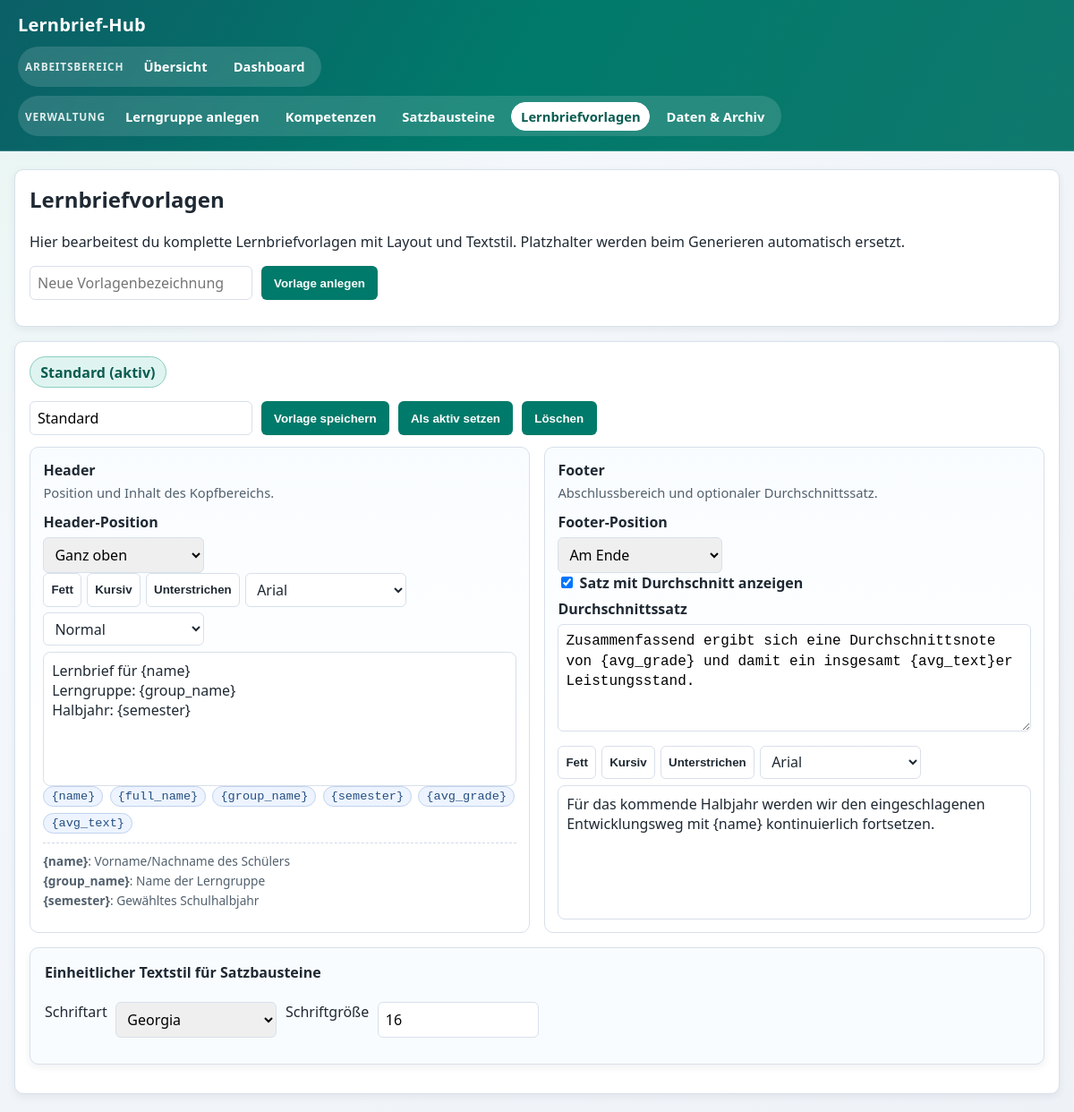
The app's page /letter-templates with its own data.
### tables this page shows
CREATE TABLE letter_templates (
                id INTEGER PRIMARY KEY AUTOINCREMENT,
                name TEXT NOT NULL UNIQUE,
                header_html TEXT NOT NULL,
                footer_html TEXT NOT NULL,
                include_average_sentence INTEGER NOT NULL DEFAULT 1,
                average_sentence_template TEXT NOT NULL,
                header_position TEXT NOT NULL DEFAULT 'top',
                footer_position TEXT NOT NULL DEFAULT 'bottom',
                body_font_family TEXT NOT NULL DEFAULT 'Georgia',
                body_font_size INTEGER NOT NULL DEFAULT 16,
                is_active INTEGER NOT NULL DEFAULT 0
            );

### app.py (the view, shortened to what this page needs)
    @app.route("/letter-templates", methods=["GET", "POST"])
    def letter_templates_editor() -> Any:
        db = get_db()
        templates = db.execute(
            "SELECT * FROM letter_templates ORDER BY id ASC"
        ).fetchall()
        requested_id = int(request.args.get("template_id", "0") or 0)
        selected_template = None
        if requested_id:
            selected_template = next((tpl for tpl in templates if tpl["id"] == requested_id), None)
        if selected_template is None and templates:
            selected_template = next((tpl for tpl in templates if tpl["is_active"] == 1), templates[0])
        return render_template(
            "letter_templates.html",
            templates=templates,
            selected_template=selected_template,
        )

### templates/letter_templates.html (shortened to what this page needs)
{% extends 'base.html' %}
{% block content %}
<section class="panel">
    <h2>Lernbriefvorlagen</h2>
    <p>Hier bearbeitest du komplette Lernbriefvorlagen mit Layout und Textstil. Platzhalter werden beim Generieren automatisch ersetzt.</p>
    <form method="post" class="inline-form">
        <input type="text" name="new_template_name" placeholder="Neue Vorlagenbezeichnung" required>
        <button type="submit">Vorlage anlegen</button>
    </form>
</section>
{% if selected_template %}
<section class="panel">
    <div class="template-tabs" role="tablist" aria-label="Lernbriefvorlagen">
        {% for tpl in templates %}
            <a
                class="template-tab {% if tpl.id == selected_template.id %}active{% endif %}"
                href="{{ url_for('letter_templates_editor', template_id=tpl.id) }}"
            >
                {{ tpl.name }}{% if tpl.is_active %} (aktiv){% endif %}
            </a>
        {% endfor %}
    </div>
    <form method="post" class="template-config-form">
        <div class="inline-form">
            <input type="text" name="name" value="{{ selected_template.name }}" required>
            <button type="submit" name="action" value="save">Vorlage speichern</button>
            <button type="submit" name="action" value="activate">Als aktiv setzen</button>
            <button type="submit" name="action" value="delete" onclick="return confirm('Diese Vorlage wirklich löschen?')">Löschen</button>
        </div>
        <div class="template-config-grid">
            <article class="template-card">
                <h4>Header</h4>
                <p class="template-help">Position und Inhalt des Kopfbereichs.</p>
                <label>Header-Position</label>
                <select name="header_position">
                    <option value="top" {% if selected_template.header_position == 'top' %}selected{% endif %}>Ganz oben</option>
                </select>
                <div class="rich-editor" data-editor="header_html">
                    <div class="rich-toolbar">
                        <button type="button" data-cmd="bold">Fett</button>
                        <button type="button" data-cmd="italic">Kursiv</button>
                        <button type="button" data-cmd="underline">Unterstrichen</button>
                        <select data-cmd="fontName">
                            <option value="Arial">Arial</option>
                        </select>
                        <select data-cmd="fontSize">
                            <option value="3" selected>Normal</option>
                        </select>
                    </div>
                    <div class="rich-content" contenteditable="true">{{ selected_template.header_html|safe }}</div>
                </div>
                <div class="placeholder-chips">
                    <span>{name}</span><span>{full_name}</span><span>{group_name}</span><span>{semester}</span><span>{avg_grade}</span><span>{avg_text}</span>
                </div>
                <div class="placeholder-help-list">
                    <p><strong>{name}</strong>: Vorname/Nachname des Schülers</p>
                    <p><strong>{group_name}</strong>: Name der Lerngruppe</p>
                    <p><strong>{semester}</strong>: Gewähltes Schulhalbjahr</p>
                </div>
            </article>
            <article class="template-card">
                <h4>Footer</h4>
                <p class="template-help">Abschlussbereich und optionaler Durchschnittssatz.</p>
                <label>Footer-Position</label>
                <select name="footer_position">
                    <option value="bottom" {% if selected_template.footer_position == 'bottom' %}selected{% endif %}>Am Ende</option>
                </select>
                <label class="toggle-row">
                    <input type="checkbox" name="include_average_sentence" {% if selected_template.include_average_sentence %}checked{% endif %}>
                    Satz mit Durchschnitt anzeigen
                </label>
                <label>Durchschnittssatz</label>
                <textarea name="average_sentence_template" rows="3" required>{{ selected_template.average_sentence_template }}</textarea>
                <div class="rich-editor" data-editor="footer_html">
                    <div class="rich-toolbar">
                        <button type="button" data-cmd="bold">Fett</button>
                        <button type="button" data-cmd="italic">Kursiv</button>
                        <button type="button" data-cmd="underline">Unterstrichen</button>
                        <select data-cmd="fontName">
                            <option value="Arial">Arial</option>
                        </select>
                    </div>
                    <div class="rich-content" contenteditable="true">{{ selected_template.footer_html|safe }}</div>
                </div>
            </article>
        </div>
        <section class="panel template-layout-panel">
            <h4>Einheitlicher Textstil für Satzbausteine</h4>
            <div class="inline-form">
                <label for="body_font_family">Schriftart</label>
                <select id="body_font_family" name="body_font_family">
                    <option value="Georgia" {% if selected_template.body_font_family == 'Georgia' %}selected{% endif %}>Georgia</option>
                </select>
                <label for="body_font_size">Schriftgröße</label>
                <input id="body_font_size" type="number" name="body_font_size" min="4" max="28" value="{{ selected_template.body_font_size }}">
            </div>
        </section>
    </form>
</section>
{% endif %}
{% endblock %}

### templates/base.html (shortened to what this page needs)
<!doctype html>
<html lang="de">
<head>
    <link rel="stylesheet" href="{{ url_for('static', filename='style.css') }}">
</head>
<body>
    {% set ep = request.endpoint %}
    <header class="topbar">
        <div class="topbar-main">
            <h1>Lernbrief-Hub</h1>
        </div>
        <nav class="topnav" aria-label="Hauptnavigation">
            <div class="nav-group">
                <span class="nav-group-title">Arbeitsbereich</span>
                <a class="nav-pill {% if ep == 'overview' %}active{% endif %}" href="{{ url_for('overview') }}">Übersicht</a>
                <a class="nav-pill {% if ep == 'index' %}active{% endif %}" href="{{ url_for('index') }}">Dashboard</a>
            </div>
            <div class="nav-group">
                <span class="nav-group-title">Verwaltung</span>
                <a class="nav-pill {% if ep == 'new_group' %}active{% endif %}" href="{{ url_for('new_group') }}">Lerngruppe anlegen</a>
                <a class="nav-pill {% if ep == 'competencies' %}active{% endif %}" href="{{ url_for('competencies') }}">Kompetenzen</a>
                <a class="nav-pill {% if ep == 'templates_editor' %}active{% endif %}" href="{{ url_for('templates_editor') }}">Satzbausteine</a>
                <a class="nav-pill {% if ep == 'letter_templates_editor' %}active{% endif %}" href="{{ url_for('letter_templates_editor') }}">Lernbriefvorlagen</a>
                <a class="nav-pill {% if ep == 'data_management' %}active{% endif %}" href="{{ url_for('data_management') }}">Daten & Archiv</a>
            </div>
        </nav>
    </header>
    <main class="container">
        {% block content %}{% endblock %}
    </main>
</body>
</html>

### static/style.css (style rules this page uses)
:root { --bg: #f4f7fb; --panel: #ffffff; --line: #d8e0eb; --text: #1f2933; --muted: #52606d; --primary: #007a6a; --primary-dark: #005e52; --error: #8a1c1c; --success: #1d6b2e; }
* { box-sizing: border-box; }
body { margin: 0; font-family: "Segoe UI", Tahoma, sans-serif; background: radial-gradient(circle at top left, #e6f6f1 0%, var(--bg) 35%, #eef2f7 100%); color: var(--text); }
.topbar { padding: 0.9rem 1.25rem 1rem; background: linear-gradient(120deg, #0b5f66 0%, #007a6a 48%, #0f786d 100%); color: #fff; border-bottom: 1px solid rgba(255, 255, 255, 0.18); }
.topbar-main { display: flex; justify-content: space-between; align-items: center; gap: 0.75rem; margin-bottom: 0.65rem; }
.topbar h1 { margin: 0; font-size: 1.25rem; letter-spacing: 0.01em; }
.topnav { display: flex; flex-wrap: wrap; gap: 0.65rem; }
.nav-group { display: flex; align-items: center; gap: 0.45rem; flex-wrap: wrap; padding: 0.4rem 0.5rem; border-radius: 999px; background: rgba(255, 255, 255, 0.14); backdrop-filter: blur(4px); }
.nav-group-title { font-size: 0.74rem; text-transform: uppercase; letter-spacing: 0.07em; font-weight: 700; color: rgba(255, 255, 255, 0.86); margin-right: 0.25rem; }
.nav-pill { color: #fff; text-decoration: none; font-weight: 600; font-size: 0.92rem; padding: 0.32rem 0.62rem; border-radius: 999px; border: 1px solid transparent; transition: background 0.15s ease, border-color 0.15s ease; }
.nav-pill.active { background: #ffffff; color: #0a5c51; border-color: #ffffff; }
.container { max-width: 1200px; margin: 1.25rem auto; padding: 0 1rem; }
.panel { background: var(--panel); border: 1px solid var(--line); border-radius: 10px; padding: 1rem; margin-bottom: 1rem; box-shadow: 0 3px 8px rgba(27, 39, 51, 0.07); }
h2, h3, h4 { margin-top: 0; }
.inline-form, .grid-form, .inline-row-form { display: flex; gap: 0.6rem; flex-wrap: wrap; margin-bottom: 0.8rem; }
.grid-form input, .inline-form input, .inline-form select, textarea, select { border: 1px solid var(--line); border-radius: 6px; padding: 0.45rem 0.5rem; min-width: 180px; font: inherit; }
button, .button-link { background: var(--primary); border: 0; color: #fff; padding: 0.5rem 0.9rem; border-radius: 6px; cursor: pointer; text-decoration: none; display: inline-block; font-weight: 600; }
.template-config-form { margin-top: 0.9rem; }
.template-config-grid { display: grid; grid-template-columns: repeat(2, minmax(280px, 1fr)); gap: 1rem; }
.template-card { border: 1px solid var(--line); border-radius: 10px; padding: 0.9rem; background: linear-gradient(180deg, #f9fcff 0%, #ffffff 70%); }
.template-card h4 { margin: 0 0 0.25rem 0; }
.template-help { color: var(--muted); margin: 0 0 0.7rem 0; font-size: 0.92rem; }
.template-card label { display: block; margin-bottom: 0.4rem; font-weight: 600; }
.template-card textarea { width: 100%; min-height: 120px; font-family: Consolas, "Cascadia Code", "Courier New", monospace; line-height: 1.4; margin-bottom: 0.65rem; }
.toggle-row { display: flex; align-items: center; gap: 0.45rem; margin-bottom: 0.6rem; font-weight: 600; }
.placeholder-chips { display: flex; flex-wrap: wrap; gap: 0.45rem; }
.placeholder-chips span { border: 1px solid #c0d2ee; background: #edf4ff; color: #254f82; padding: 0.18rem 0.5rem; border-radius: 999px; font-size: 0.85rem; font-family: Consolas, "Cascadia Code", "Courier New", monospace; }
.placeholder-help-list { margin-top: 0.6rem; border-top: 1px dashed #cfdae8; padding-top: 0.5rem; }
.placeholder-help-list p { margin: 0.18rem 0; color: var(--muted); font-size: 0.86rem; }
.template-tabs { display: flex; flex-wrap: wrap; gap: 0.45rem; margin-bottom: 0.8rem; }
.template-tab { border: 1px solid var(--line); padding: 0.35rem 0.7rem; border-radius: 999px; text-decoration: none; color: var(--text); background: #f7fafc; font-weight: 600; }
.template-tab.active { background: #dff4f0; border-color: #89cdc0; color: #0a5c51; }
.rich-toolbar { display: flex; flex-wrap: wrap; gap: 0.4rem; margin-bottom: 0.45rem; }
.rich-toolbar button, .rich-toolbar select { border: 1px solid var(--line); border-radius: 6px; padding: 0.35rem 0.5rem; background: #fff; color: var(--text); }
.rich-content { border: 1px solid var(--line); border-radius: 8px; min-height: 150px; padding: 0.55rem; background: #fff; }
.template-layout-panel { margin-top: 1rem; background: #f9fcff; }

### records on screen
letter_templates: name "Standard", is_active "(aktiv)", header_position "Ganz oben", header_html "Lernbrief für {name} Lerngruppe: {group_name} Halbjahr: {semester}", footer_position "Am Ende", include_average_sentence "☑", average_sentence_template "Zusammenfassend ergibt sich eine Durchschnittsnote von {avg_grade} und damit ein insgesamt {avg_text}er Leistungsstand.", footer_html "Für das kommende Halbjahr werden wir den eingeschlagenen Entwicklungsweg mit {name} kontinuierlich fortsetzen.", body_font_family "Georgia", body_font_size "16"
